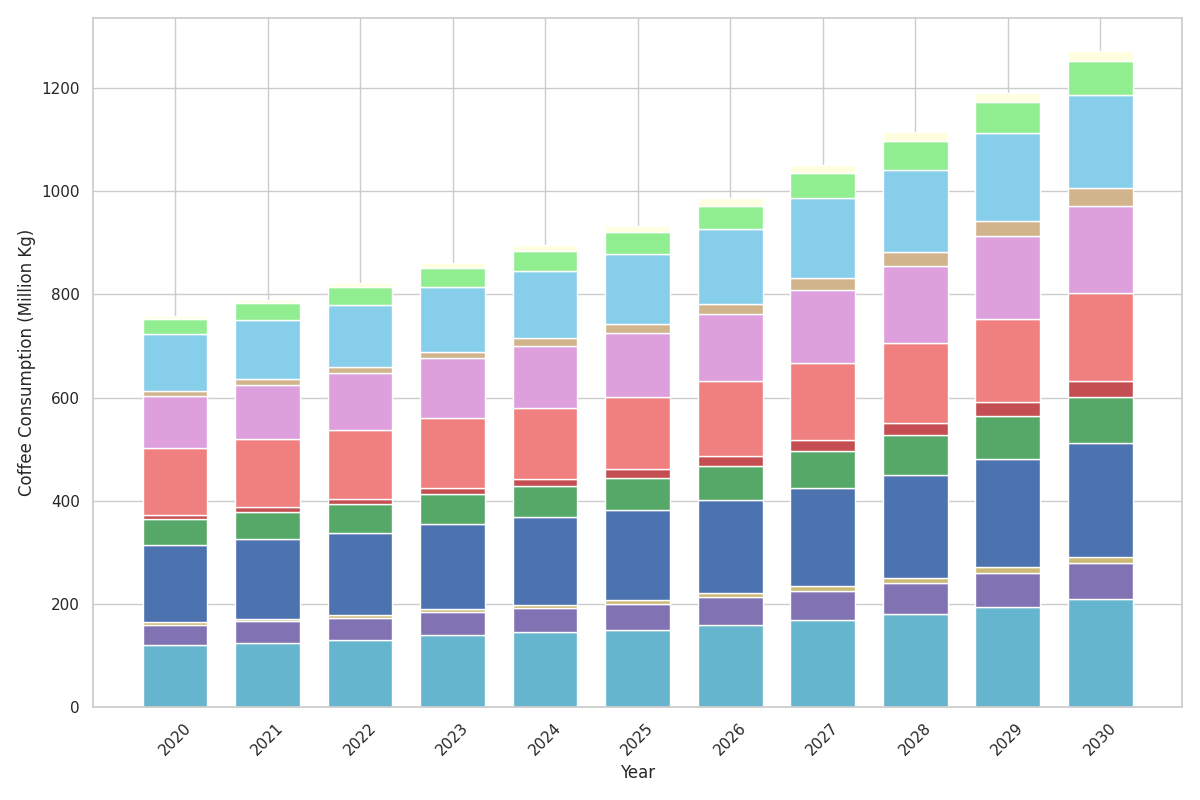

Here is the Python script that generated this plot:
import matplotlib.pyplot as plt
import numpy as np

years = np.arange(2020, 2031)

north_america_arabica = [120, 125, 130, 140, 145, 150, 160, 170, 180, 195, 210]
north_america_robusta = [40, 42, 43, 45, 47, 50, 53, 56, 60, 65, 70]
north_america_liberica = [5, 5, 5, 6, 6, 7, 8, 9, 10, 11, 12]

europe_arabica = [150, 155, 160, 165, 170, 175, 180, 190, 200, 210, 220]
europe_robusta = [50, 52, 55, 57, 60, 63, 67, 72, 77, 83, 90]
europe_liberica = [8, 9, 10, 12, 14, 16, 19, 21, 24, 27, 30]

asia_arabica = [130, 132, 134, 136, 138, 140, 145, 150, 155, 162, 170]
asia_robusta = [100, 105, 110, 115, 120, 125, 130, 140, 150, 160, 170]
asia_liberica = [10, 11, 12, 13, 15, 17, 20, 23, 26, 30, 35]

south_america_arabica = [110, 115, 120, 125, 130, 135, 145, 155, 160, 170, 180]
south_america_robusta = [30, 32, 35, 37, 40, 42, 45, 50, 55, 60, 65]
south_america_liberica = [6, 7, 8, 9, 10, 12, 14, 15, 17, 18, 20]

cumulative_north_america = np.array(north_america_arabica) + np.array(north_america_robusta) + np.array(north_america_liberica)
cumulative_europe = cumulative_north_america + np.array(europe_arabica) + np.array(europe_robusta) + np.array(europe_liberica)
cumulative_asia = cumulative_europe + np.array(asia_arabica) + np.array(asia_robusta) + np.array(asia_liberica)
cumulative_south_america = cumulative_asia + np.array(south_america_arabica) + np.array(south_america_robusta) + np.array(south_america_liberica)

fig, ax = plt.subplots(figsize=(12, 8))

ax.bar(years, north_america_arabica, color='c', width=0.7)
ax.bar(years, north_america_robusta, bottom=north_america_arabica, color='m', width=0.7)
ax.bar(years, north_america_liberica, bottom=np.array(north_america_arabica) + np.array(north_america_robusta), color='y', width=0.7)

ax.bar(years, europe_arabica, bottom=np.array(cumulative_north_america), color='b', width=0.7)
ax.bar(years, europe_robusta, bottom=np.array(cumulative_north_america) + np.array(europe_arabica), color='g', width=0.7)
ax.bar(years, europe_liberica, bottom=np.array(cumulative_north_america) + np.array(europe_arabica) + np.array(europe_robusta), color='r', width=0.7)

ax.bar(years, asia_arabica, bottom=np.array(cumulative_europe), color='lightcoral', width=0.7)
ax.bar(years, asia_robusta, bottom=np.array(cumulative_europe) + np.array(asia_arabica), color='plum', width=0.7)
ax.bar(years, asia_liberica, bottom=np.array(cumulative_europe) + np.array(asia_arabica) + np.array(asia_robusta), color='tan', width=0.7)

ax.bar(years, south_america_arabica, bottom=np.array(cumulative_asia), color='skyblue', width=0.7)
ax.bar(years, south_america_robusta, bottom=np.array(cumulative_asia) + np.array(south_america_arabica), color='lightgreen', width=0.7)
ax.bar(years, south_america_liberica, bottom=np.array(cumulative_asia) + np.array(south_america_arabica) + np.array(south_america_robusta), color='lightyellow', width=0.7)

ax.set_xlabel("Year", fontsize=12)
ax.set_ylabel("Coffee Consumption (Million Kg)", fontsize=12)

plt.xticks(years, rotation=45)
plt.tight_layout()
plt.show()
